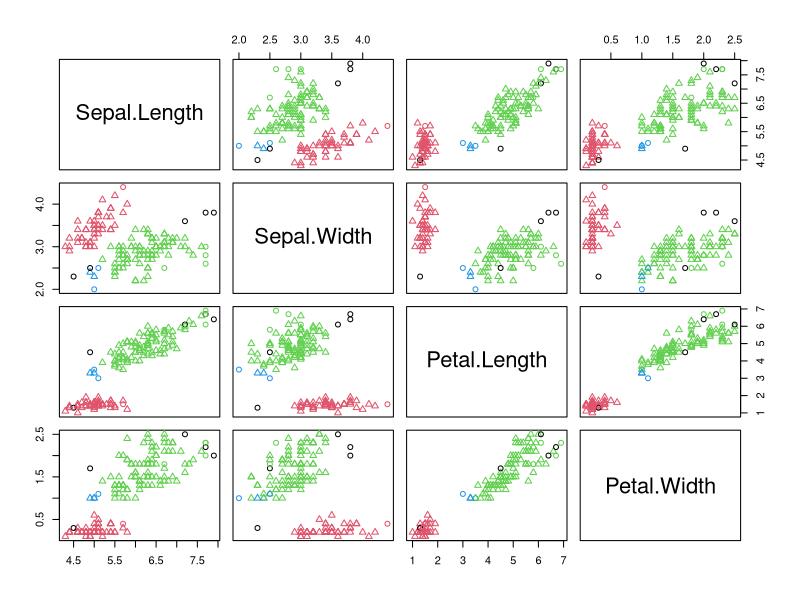
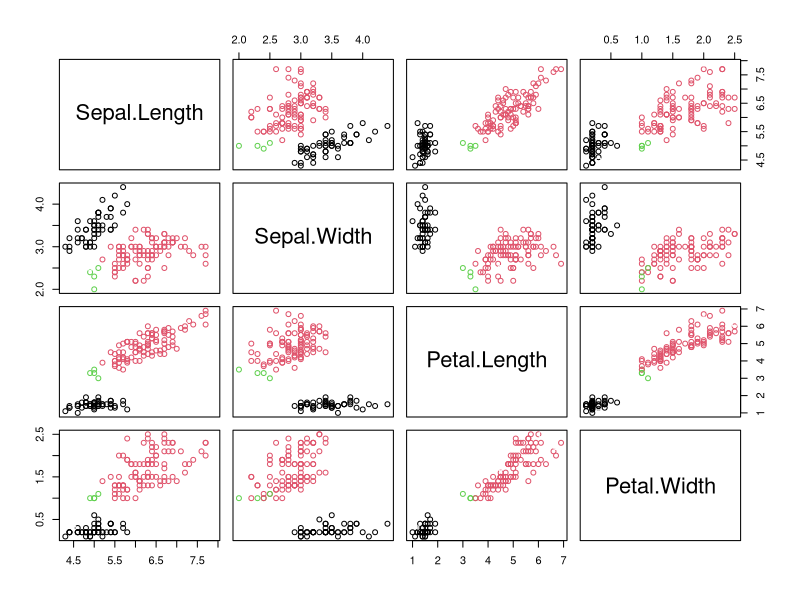

Write R code to recreate these figures, in order.
# DBScan

# Carregando bibliotecas 
library(fpc)

# Criando modelo
cluster = dbscan(iris[, 1:4], eps = 0.6, MinPts = 4)

# Verificando dados do cluster criado
unique(cluster)
unique(cluster$cluster)

# Matriz de confusão
confusao = table(iris$Species, cluster$cluster)
confusao

# Gráfico de dispersão
plot(cluster, iris[, 1:4])
plot(iris[, 1:4], col = cluster$cluster)
